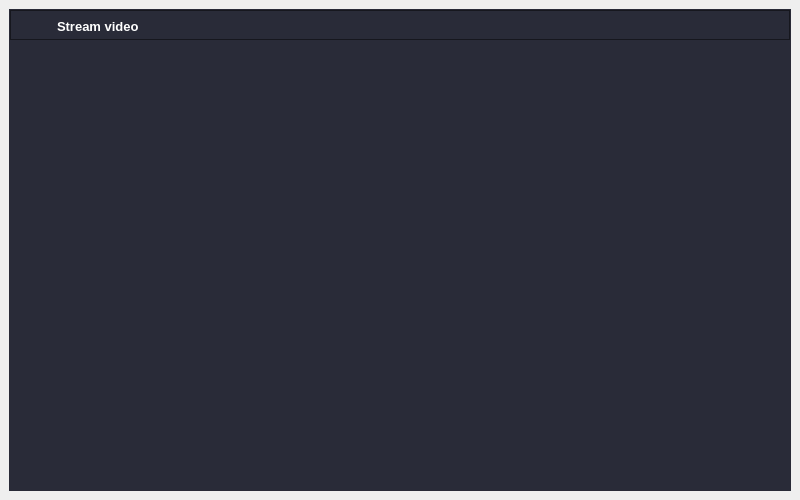
<?xml version="1.0" encoding="UTF-8"?>
<ui version="4.0">
 <class>frame</class>
 <widget class="QMainWindow" name="frame">
  <property name="enabled">
   <bool>true</bool>
  </property>
  <property name="geometry">
   <rect>
    <x>0</x>
    <y>0</y>
    <width>800</width>
    <height>500</height>
   </rect>
  </property>
  <property name="minimumSize">
   <size>
    <width>0</width>
    <height>0</height>
   </size>
  </property>
  <property name="windowTitle">
   <string>MainWindow</string>
  </property>
  <property name="styleSheet">
   <string notr="true">QFrame#frame_main{
	background-color: rgb(41, 43, 56);
}

/* frame Top*/
QFrame#frame_top{
	background-color: rgb(41, 43, 56);
	border: 1px solid rgb(22, 23, 30);
}

QLabel#label_title_bar_top{
	background: transparent;
	margin-left: 5px;
}

/*frame top icon*/
QFrame#frame_icon_top_bar{
	background-color: transparent;
	background-image: url(:24x24/icons/24x24/icon_camera.png);
	background-position: center;
	background-repeat: no-repeat;
}

/*frame top button*/
QPushButton#btn_close{
	border-radius: none;
	border: none;
	background-color: transparent;
}
QPushButton#btn_close:hover {
	border: 1px solid rgb(22, 23, 30);
	background-color: rgb(61, 56, 70);
}
QPushButton#btn_close:pressed {	
	background-color: rgb(94, 92, 100);
	border: 1px solid rgb(22, 23, 30);
}

QPushButton#btn_maximize_restore {	
	border-radius: none;
	border: none;
	background-color: transparent;
}
QPushButton#btn_maximize_restore:hover {
	border: 1px solid rgb(22, 23, 30);
	background-color: rgb(61, 56, 70);
}
QPushButton#btn_maximize_restore:pressed {	
	background-color: rgb(94, 92, 100);
	border: 1px solid rgb(22, 23, 30);
}

QPushButton#btn_minimize {	
	border-radius: none;
	border: none;
	background-color: transparent;
}
QPushButton#btn_minimize:hover {
	border: 1px solid rgb(22, 23, 30);
	background-color: rgb(61, 56, 70);
}
QPushButton#btn_minimize:pressed {	
	background-color: rgb(94, 92, 100);
	border: 1px solid rgb(22, 23, 30);
}

/*BUTTON */
QPushButton{
	border-radius: 15px;
	border: 1px solid rgb(94, 92, 100);
	background-color:rgb(63, 63, 63);
	color:white;
	font-size: 16px;
	height: 30px;
}

QPushButton:hover{
		border: 1px solid #2196F3;
}

QPushButton:pressed{
	background-color: #2196F3;
}

QPushButton:disabled {
	background-color:rgb(44, 44, 44);
}

QPushButton:!enabled{
	background-color: rgb(44, 44, 44);
}

/*LABEL */
QLabel{	
	color: white;
}



</string>
  </property>
  <widget class="QWidget" name="centralwidget">
   <property name="minimumSize">
    <size>
     <width>500</width>
     <height>200</height>
    </size>
   </property>
   <layout class="QHBoxLayout" name="horizontalLayout">
    <item>
     <widget class="QFrame" name="frame_main">
      <layout class="QVBoxLayout" name="verticalLayout_3">
       <property name="spacing">
        <number>0</number>
       </property>
       <property name="leftMargin">
        <number>1</number>
       </property>
       <property name="topMargin">
        <number>1</number>
       </property>
       <property name="rightMargin">
        <number>1</number>
       </property>
       <property name="bottomMargin">
        <number>1</number>
       </property>
       <item>
        <widget class="QFrame" name="frame_top">
         <property name="minimumSize">
          <size>
           <width>0</width>
           <height>30</height>
          </size>
         </property>
         <property name="maximumSize">
          <size>
           <width>16777215</width>
           <height>30</height>
          </size>
         </property>
         <property name="frameShape">
          <enum>QFrame::StyledPanel</enum>
         </property>
         <property name="frameShadow">
          <enum>QFrame::Raised</enum>
         </property>
         <layout class="QVBoxLayout" name="verticalLayout_2">
          <property name="spacing">
           <number>0</number>
          </property>
          <property name="leftMargin">
           <number>0</number>
          </property>
          <property name="topMargin">
           <number>0</number>
          </property>
          <property name="rightMargin">
           <number>0</number>
          </property>
          <property name="bottomMargin">
           <number>0</number>
          </property>
          <item>
           <widget class="QFrame" name="frame_top_btns">
            <property name="minimumSize">
             <size>
              <width>0</width>
              <height>30</height>
             </size>
            </property>
            <property name="maximumSize">
             <size>
              <width>16777215</width>
              <height>30</height>
             </size>
            </property>
            <property name="styleSheet">
             <string notr="true"/>
            </property>
            <property name="frameShape">
             <enum>QFrame::NoFrame</enum>
            </property>
            <property name="frameShadow">
             <enum>QFrame::Raised</enum>
            </property>
            <layout class="QHBoxLayout" name="horizontalLayout_top_btns">
             <property name="spacing">
              <number>0</number>
             </property>
             <property name="leftMargin">
              <number>0</number>
             </property>
             <property name="topMargin">
              <number>0</number>
             </property>
             <property name="rightMargin">
              <number>0</number>
             </property>
             <property name="bottomMargin">
              <number>0</number>
             </property>
             <item>
              <widget class="QFrame" name="frame_label_top_btns">
               <property name="frameShape">
                <enum>QFrame::NoFrame</enum>
               </property>
               <property name="frameShadow">
                <enum>QFrame::Raised</enum>
               </property>
               <layout class="QHBoxLayout" name="horizontalLayout_lblTop_btns">
                <property name="spacing">
                 <number>0</number>
                </property>
                <property name="leftMargin">
                 <number>8</number>
                </property>
                <property name="topMargin">
                 <number>0</number>
                </property>
                <property name="rightMargin">
                 <number>10</number>
                </property>
                <property name="bottomMargin">
                 <number>0</number>
                </property>
                <item>
                 <widget class="QFrame" name="frame_icon_top_bar">
                  <property name="maximumSize">
                   <size>
                    <width>30</width>
                    <height>30</height>
                   </size>
                  </property>
                  <property name="styleSheet">
                   <string notr="true"/>
                  </property>
                  <property name="frameShape">
                   <enum>QFrame::StyledPanel</enum>
                  </property>
                  <property name="frameShadow">
                   <enum>QFrame::Raised</enum>
                  </property>
                 </widget>
                </item>
                <item>
                 <widget class="QLabel" name="label_title_bar_top">
                  <property name="font">
                   <font>
                    <family>Segoe UI</family>
                    <pointsize>10</pointsize>
                    <weight>75</weight>
                    <bold>true</bold>
                   </font>
                  </property>
                  <property name="styleSheet">
                   <string notr="true"/>
                  </property>
                  <property name="text">
                   <string>Stream video</string>
                  </property>
                 </widget>
                </item>
               </layout>
              </widget>
             </item>
             <item>
              <widget class="QFrame" name="frame_btns_right">
               <property name="maximumSize">
                <size>
                 <width>120</width>
                 <height>16777215</height>
                </size>
               </property>
               <property name="frameShape">
                <enum>QFrame::NoFrame</enum>
               </property>
               <property name="frameShadow">
                <enum>QFrame::Raised</enum>
               </property>
               <layout class="QHBoxLayout" name="horizontalLayout_btns_right">
                <property name="spacing">
                 <number>0</number>
                </property>
                <property name="leftMargin">
                 <number>0</number>
                </property>
                <property name="topMargin">
                 <number>0</number>
                </property>
                <property name="rightMargin">
                 <number>0</number>
                </property>
                <property name="bottomMargin">
                 <number>0</number>
                </property>
                <item>
                 <widget class="QPushButton" name="btn_minimize">
                  <property name="sizePolicy">
                   <sizepolicy hsizetype="Minimum" vsizetype="Expanding">
                    <horstretch>0</horstretch>
                    <verstretch>0</verstretch>
                   </sizepolicy>
                  </property>
                  <property name="toolTip">
                   <string>Minimize</string>
                  </property>
                  <property name="styleSheet">
                   <string notr="true"/>
                  </property>
                  <property name="text">
                   <string/>
                  </property>
                  <property name="icon">
                   <iconset resource="../files.qrc">
                    <normaloff>:/16x16/icons/16x16/cil-window-minimize.png</normaloff>:/16x16/icons/16x16/cil-window-minimize.png</iconset>
                  </property>
                 </widget>
                </item>
                <item>
                 <widget class="QPushButton" name="btn_maximize_restore">
                  <property name="sizePolicy">
                   <sizepolicy hsizetype="Minimum" vsizetype="Expanding">
                    <horstretch>0</horstretch>
                    <verstretch>0</verstretch>
                   </sizepolicy>
                  </property>
                  <property name="toolTip">
                   <string>Maximize</string>
                  </property>
                  <property name="styleSheet">
                   <string notr="true"/>
                  </property>
                  <property name="text">
                   <string/>
                  </property>
                  <property name="icon">
                   <iconset resource="../files.qrc">
                    <normaloff>:/16x16/icons/16x16/cil-window-maximize.png</normaloff>:/16x16/icons/16x16/cil-window-maximize.png</iconset>
                  </property>
                 </widget>
                </item>
                <item>
                 <widget class="QPushButton" name="btn_close">
                  <property name="sizePolicy">
                   <sizepolicy hsizetype="Minimum" vsizetype="Expanding">
                    <horstretch>0</horstretch>
                    <verstretch>0</verstretch>
                   </sizepolicy>
                  </property>
                  <property name="toolTip">
                   <string>Close</string>
                  </property>
                  <property name="styleSheet">
                   <string notr="true"/>
                  </property>
                  <property name="text">
                   <string/>
                  </property>
                  <property name="icon">
                   <iconset resource="../files.qrc">
                    <normaloff>:/16x16/icons/16x16/cil-x.png</normaloff>:/16x16/icons/16x16/cil-x.png</iconset>
                  </property>
                 </widget>
                </item>
               </layout>
              </widget>
             </item>
            </layout>
           </widget>
          </item>
         </layout>
        </widget>
       </item>
       <item>
        <widget class="QFrame" name="frame_center">
         <property name="styleSheet">
          <string notr="true"/>
         </property>
         <layout class="QVBoxLayout" name="verticalLayout">
          <property name="spacing">
           <number>0</number>
          </property>
          <property name="leftMargin">
           <number>0</number>
          </property>
          <property name="topMargin">
           <number>0</number>
          </property>
          <property name="rightMargin">
           <number>0</number>
          </property>
          <property name="bottomMargin">
           <number>0</number>
          </property>
         </layout>
        </widget>
       </item>
      </layout>
     </widget>
    </item>
   </layout>
  </widget>
 </widget>
 <resources>
  <include location="../files.qrc"/>
 </resources>
 <connections/>
</ui>
